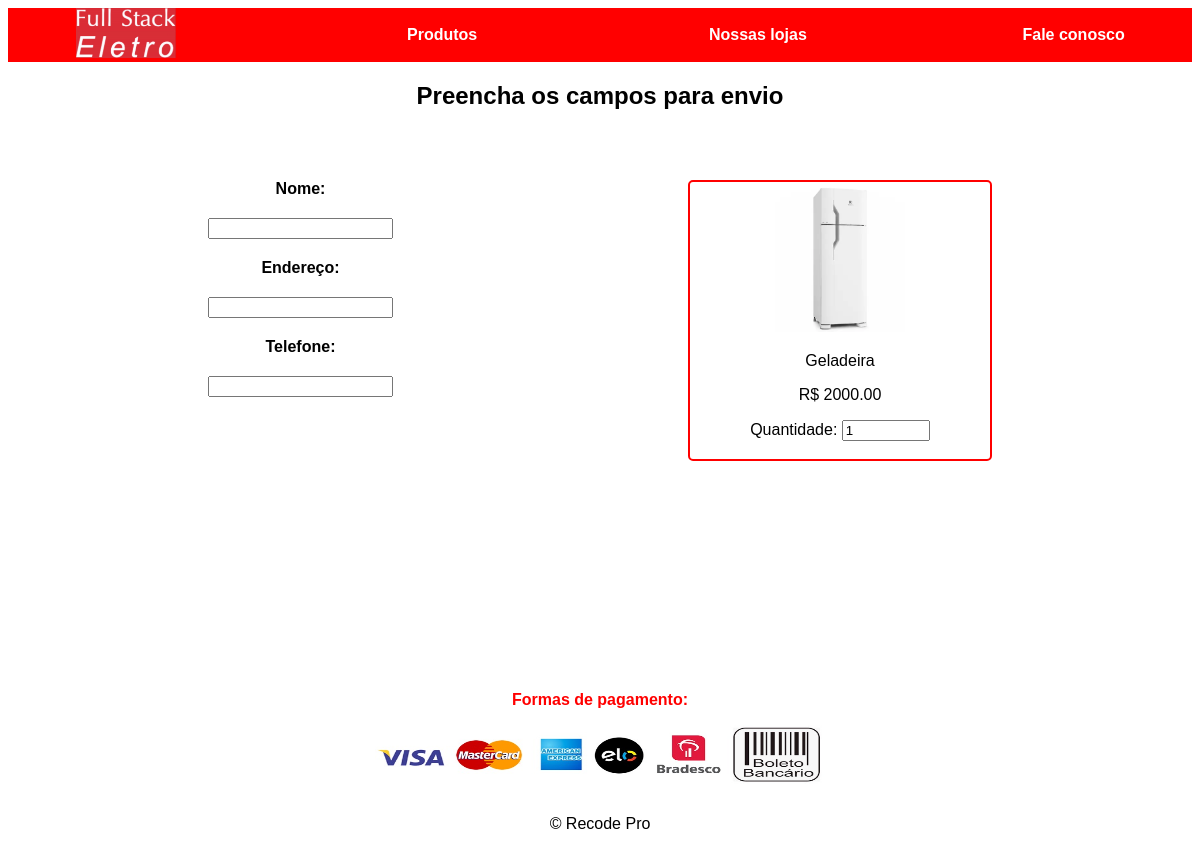
Page /comprar.php?produto=3 on the committed database.
### tables this page shows
CREATE TABLE `produtos` (
  `id_produto` INT NOT NULL AUTO_INCREMENT,
  `nome` VARCHAR(100) NULL,
  `descricao` VARCHAR(300) NULL,
  `preco_antigo` DECIMAL(8,2) NULL,
  `preco` DECIMAL(8,2) NULL,
  `imagem` VARCHAR(300) NULL,
  PRIMARY KEY (`id_produto`));

### html/comprar.php (the view, shortened to what this page needs)
<?php
require_once("../conexoes/conect.php");
include_once('../includes/head.php');
?>
</head>
<body>
<?php include_once('../includes/menu.php');?>
<?php
    $id = $_GET['produto'];
    $sqlreq = "SELECT * FROM produtos where id_produto = $id";
    $resultado = mysqli_query($conexao,$sqlreq);
?>
<h2 class="center">Preencha os campos para envio</h2>
<section class="center" >
    <form action="../conexoes/cadastro.php" method="post">
        <div class="formcompra">
            <div>
                <label class="labe" for="nome">Nome: </label><br>
                <input class="inp" type="text" name="nome" id="nome" onkeyup="verifica()"><br>
                <label class="labe" for="ende">Endereço: </label><br>
                <input class="inp" type="text" name="ende" id="ende" onkeyup="verifica()"><br>
                <label class="labe" for="telef">Telefone: </label><br>
                <input class="inp" type="tel" name="telef" id="telef" onkeyup="verifica()"><br>
            </div>
            <?php
                while($row = mysqli_fetch_assoc($resultado)){
            ?>
            <div class="prod">
                <img class="ops" src="<?php echo $row['imagem']?>" alt="<?php echo $row['nome']?>">
                <p><?php echo $row['descricao']?></p>
                <p>R$ <?php echo $row['preco']?></p>
                <label for="num">Quantidade:</label>
                <input type="number" name="numqt" min="1" value="1" id="numqt"><br><br>
            </div>
            <?php }?>
        </div>
    </form>
</section>
<?php
    include_once('../includes/footer.php');
?>

### css/estilo.css (style rules this page uses)
body { font-family: Arial, Helvetica, sans-serif; }
.center { text-align: center; }
.formcompra { display: flex; justify-content: space-between; padding: 50px 200px; text-align: center; }
.labe { font-weight: bolder; }
.inp { margin: 20px 0px; }
.prod { border: 2px solid red; width: 300px; border-radius: 5px; }
.ops { width: 150px; }
#numqt { width: 80px; }

### rows in the picture
produtos: imagem+nome (picture), descricao "Geladeira", preco "2000.00"
